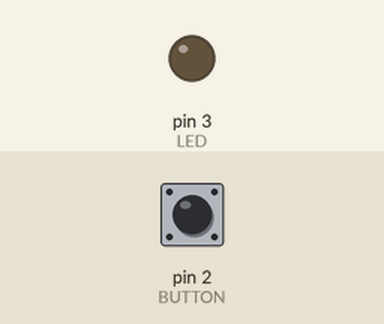
The sketch below on a simulated Arduino Uno, built with avr-gcc and run on an emulated ATmega328P. Shown: output pins drawn as LEDs (lit = HIGH). Inputs (shaded band) come from the test bench; at power-on: pin 2 (BUTTON) LOW. What the sketch prints to the serial monitor is not drawn.

Above: at 1.2 s.
1.3 s: pin 2 (BUTTON) pulled HIGH for 0.15 s
At 2.6 s:
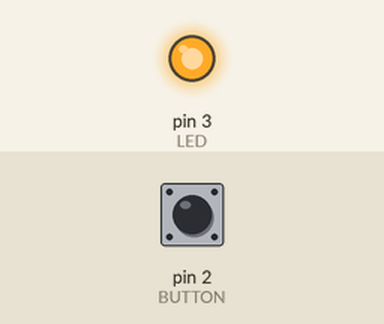
2.9 s: pin 2 (BUTTON) pulled HIGH for 1 s
At 4.1 s:
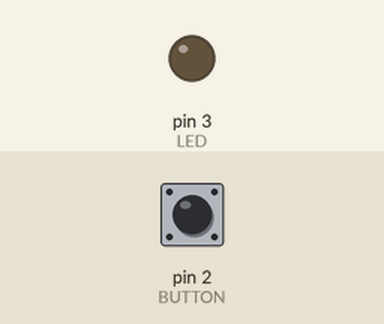
5.4 s: pin 2 (BUTTON) pulled HIGH for 3.2 s
At 6.0 s:
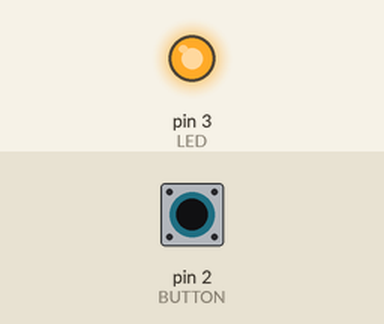
Timing chart, 0 to 8.4 s (numbered marks = the images above; inputs shaded):
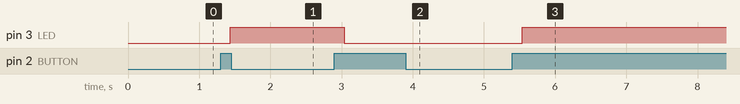

The sketch:

LED-ON-OFF-02.ino
```cpp
//New and improved button press formula

const int LED = 3;
const int BUTTON = 2;

int val = 0;
int old_val = 0;
int state = 0;

void setup(){
  pinMode(LED, OUTPUT);
  pinMode(BUTTON, INPUT);
  Serial.begin(9600);
}
void loop(){
  val = digitalRead(BUTTON);
  Serial.println(val);

  if((val == HIGH)&&(old_val == LOW)){
    Serial.print("val = ");
    Serial.println(val);
    Serial.print("old_val = ");
    Serial.println(old_val);
    state = 1-state;
    Serial.print("state = ");
    Serial.println(state);

  delay(100);
  }
  old_val = val;
//  Serial.print("old_val after assigning = ");
//  Serial.println(old_val);
  if(state == 1){
     digitalWrite(LED, HIGH);
  }else{
    digitalWrite(LED, LOW);
  }
}
```

Measured:
- after the input at 1.3 s, pin 3 (LED): LOW → HIGH after 0.14 s
- after the input at 2.9 s, pin 3 (LED): HIGH → LOW after 0.14 s
- after the input at 5.4 s, pin 3 (LED): LOW → HIGH after 0.14 s
